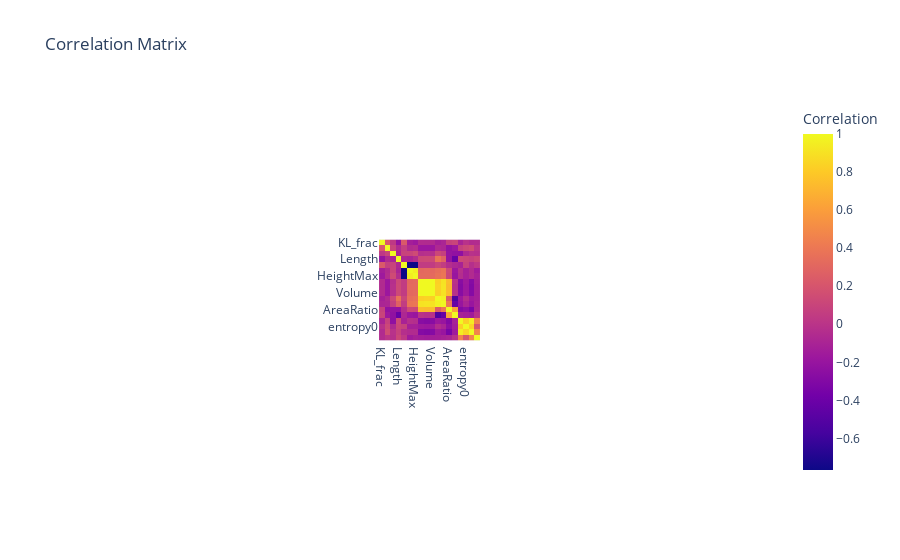

The notebook cell saved with this chart:
### Code cell
# Create a correlation matrix
correlation_matrix = merged_all_filtered.corr()

# Plotting using Plotly Express
fig = px.imshow(correlation_matrix,
                x=correlation_matrix.columns,
                y=correlation_matrix.columns,
                labels=dict(color="Correlation"),
                title="Correlation Matrix")

fig.show()

### Figure 1 — Plotly figure (JSON) as saved in the notebook; plotly's stock layout.template omitted (floating-point values rounded to 4 significant figures; data arrays with more than 128 entries replaced by an {"elided": "..."} marker saying what was removed)
{"data": [{"coloraxis": "coloraxis", "hovertemplate": "x: %{x}<br>y: %{y}<br>Correlation: %{z}<extra></extra>", "name": "0", "type": "heatmap", "x": ["KL_frac", "KL_ls", "distance_behav", "Length", "Width", "Height", "HeightMax", "AreaSq", "AreaCube", "Volume", "HullArea", "HullVolume", "AreaRatio", "VolumeRatio", "morphology", "entropy0", "entropy1", "entropy2"], "xaxis": "x", "y": ["KL_frac", "KL_ls", "distance_behav", "Length", "Width", "Height", "HeightMax", "AreaSq", "AreaCube", "Volume", "HullArea", "HullVolume", "AreaRatio", "VolumeRatio", "morphology", "entropy0", "entropy1", "entropy2"], "yaxis": "y", "z": {"elided": "18x18 float values"}}], "layout": {"autosize": true, "coloraxis": {"colorbar": {"title": {"text": "Correlation"}}, "colorscale": [[0, "#0d0887"], [0.1111, "#46039f"], [0.2222, "#7201a8"], [0.3333, "#9c179e"], [0.4444, "#bd3786"], [0.5556, "#d8576b"], [0.6667, "#ed7953"], [0.7778, "#fb9f3a"], [0.8889, "#fdca26"], [1, "#f0f921"]]}, "title": {"text": "Correlation Matrix"}, "xaxis": {"anchor": "y", "autorange": true, "constrain": "domain", "domain": [0.4278, 0.5722], "range": [-0.5, 17.5], "scaleanchor": "y", "type": "category"}, "yaxis": {"anchor": "x", "autorange": true, "constrain": "domain", "domain": [0, 1], "range": [17.5, -0.5], "type": "category"}}}
